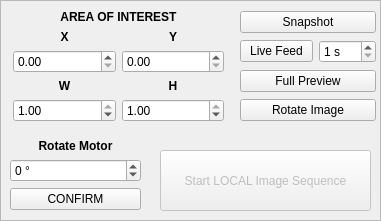
   <widget class="QFrame" name="Misc_Frame">
    <property name="geometry">
     <rect>
      <x>600</x>
      <y>410</y>
      <width>381</width>
      <height>221</height>
     </rect>
    </property>
    <property name="frameShape">
     <enum>QFrame::StyledPanel</enum>
    </property>
    <property name="frameShadow">
     <enum>QFrame::Raised</enum>
    </property>
    <widget class="QWidget" name="verticalLayoutWidget_15">
     <property name="geometry">
      <rect>
       <x>10</x>
       <y>130</y>
       <width>131</width>
       <height>80</height>
      </rect>
     </property>
     <layout class="QVBoxLayout" name="verticalLayout_22">
      <item>
       <spacer name="verticalSpacer_9">
        <property name="orientation">
         <enum>Qt::Vertical</enum>
        </property>
        <property name="sizeHint" stdset="0">
         <size>
          <width>20</width>
          <height>40</height>
         </size>
        </property>
       </spacer>
      </item>
      <item>
       <widget class="QLabel" name="motor_label">
        <property name="text">
         <string>&lt;html&gt;&lt;head/&gt;&lt;body&gt;&lt;p align=&quot;center&quot;&gt;&lt;span style=&quot; font-weight:600;&quot;&gt;Rotate Motor&lt;/span&gt;&lt;/p&gt;&lt;/body&gt;&lt;/html&gt;</string>
        </property>
       </widget>
      </item>
      <item>
       <widget class="QSpinBox" name="motor_spinBox">
        <property name="suffix">
         <string> °</string>
        </property>
        <property name="minimum">
         <number>-180</number>
        </property>
        <property name="maximum">
         <number>180</number>
        </property>
       </widget>
      </item>
      <item>
       <widget class="QPushButton" name="motorConfirm_pushButton">
        <property name="text">
         <string>CONFIRM</string>
        </property>
       </widget>
      </item>
     </layout>
    </widget>
    <widget class="QWidget" name="verticalLayoutWidget_5">
     <property name="geometry">
      <rect>
       <x>240</x>
       <y>10</y>
       <width>136</width>
       <height>114</height>
      </rect>
     </property>
     <layout class="QVBoxLayout" name="verticalLayout_13">
      <item>
       <widget class="QPushButton" name="snapshot_pushButton">
        <property name="enabled">
         <bool>true</bool>
        </property>
        <property name="text">
         <string>Snapshot</string>
        </property>
       </widget>
      </item>
      <item>
       <layout class="QHBoxLayout" name="horizontalLayout_6">
        <item>
         <widget class="QPushButton" name="liveFeed_pushButton">
          <property name="text">
           <string>Live Feed</string>
          </property>
         </widget>
        </item>
        <item>
         <widget class="QSpinBox" name="liveFeed_spinBox">
          <property name="suffix">
           <string> s</string>
          </property>
          <property name="minimum">
           <number>1</number>
          </property>
          <property name="maximum">
           <number>600</number>
          </property>
         </widget>
        </item>
       </layout>
      </item>
      <item>
       <widget class="QPushButton" name="preview_pushButton">
        <property name="enabled">
         <bool>true</bool>
        </property>
        <property name="text">
         <string>Full Preview</string>
        </property>
       </widget>
      </item>
      <item>
       <widget class="QPushButton" name="rotate_pushButton">
        <property name="text">
         <string>Rotate Image</string>
        </property>
       </widget>
      </item>
     </layout>
    </widget>
    <widget class="QWidget" name="verticalLayoutWidget_4">
     <property name="geometry">
      <rect>
       <x>13</x>
       <y>10</y>
       <width>211</width>
       <height>111</height>
      </rect>
     </property>
     <layout class="QVBoxLayout" name="verticalLayout_12">
      <item>
       <widget class="QLabel" name="AOI_label_3">
        <property name="text">
         <string>&lt;html&gt;&lt;head/&gt;&lt;body&gt;&lt;p align=&quot;center&quot;&gt;&lt;span style=&quot; font-weight:600;&quot;&gt;AREA OF INTEREST&lt;/span&gt;&lt;/p&gt;&lt;/body&gt;&lt;/html&gt;</string>
        </property>
       </widget>
      </item>
      <item>
       <layout class="QGridLayout" name="gridLayout_3">
        <item row="2" column="0">
         <widget class="QDoubleSpinBox" name="AOIX_doubleSpinBox">
          <property name="maximum">
           <double>1.000000000000000</double>
          </property>
          <property name="singleStep">
           <double>0.100000000000000</double>
          </property>
         </widget>
        </item>
        <item row="2" column="1">
         <widget class="QDoubleSpinBox" name="AOIY_doubleSpinBox">
          <property name="maximum">
           <double>1.000000000000000</double>
          </property>
          <property name="singleStep">
           <double>0.100000000000000</double>
          </property>
         </widget>
        </item>
        <item row="1" column="0">
         <widget class="QLabel" name="AOIX_label">
          <property name="text">
           <string>&lt;html&gt;&lt;head/&gt;&lt;body&gt;&lt;p align=&quot;center&quot;&gt;&lt;span style=&quot; font-weight:600;&quot;&gt;X&lt;/span&gt;&lt;/p&gt;&lt;/body&gt;&lt;/html&gt;</string>
          </property>
         </widget>
        </item>
        <item row="1" column="1">
         <widget class="QLabel" name="AOIY_label">
          <property name="text">
           <string>&lt;html&gt;&lt;head/&gt;&lt;body&gt;&lt;p align=&quot;center&quot;&gt;&lt;span style=&quot; font-weight:600;&quot;&gt;Y&lt;/span&gt;&lt;/p&gt;&lt;/body&gt;&lt;/html&gt;</string>
          </property>
         </widget>
        </item>
        <item row="5" column="1">
         <widget class="QLabel" name="AOIH_label">
          <property name="text">
           <string>&lt;html&gt;&lt;head/&gt;&lt;body&gt;&lt;p align=&quot;center&quot;&gt;&lt;span style=&quot; font-weight:600;&quot;&gt;H&lt;/span&gt;&lt;/p&gt;&lt;/body&gt;&lt;/html&gt;</string>
          </property>
         </widget>
        </item>
        <item row="6" column="1">
         <widget class="QDoubleSpinBox" name="AOIH_doubleSpinBox">
          <property name="maximum">
           <double>1.000000000000000</double>
          </property>
          <property name="singleStep">
           <double>0.100000000000000</double>
          </property>
          <property name="value">
           <double>1.000000000000000</double>
          </property>
         </widget>
        </item>
        <item row="5" column="0">
         <widget class="QLabel" name="AOIW_label">
          <property name="text">
           <string>&lt;html&gt;&lt;head/&gt;&lt;body&gt;&lt;p align=&quot;center&quot;&gt;&lt;span style=&quot; font-weight:600;&quot;&gt;W&lt;/span&gt;&lt;/p&gt;&lt;/body&gt;&lt;/html&gt;</string>
          </property>
         </widget>
        </item>
        <item row="6" column="0">
         <widget class="QDoubleSpinBox" name="AOIW_doubleSpinBox">
          <property name="maximum">
           <double>1.000000000000000</double>
          </property>
          <property name="singleStep">
           <double>0.100000000000000</double>
          </property>
          <property name="value">
           <double>1.000000000000000</double>
          </property>
         </widget>
        </item>
       </layout>
      </item>
     </layout>
    </widget>
    <widget class="QPushButton" name="startRoutines_pushButton">
     <property name="enabled">
      <bool>false</bool>
     </property>
     <property name="geometry">
      <rect>
       <x>160</x>
       <y>150</y>
       <width>211</width>
       <height>61</height>
      </rect>
     </property>
     <property name="text">
      <string>Start LOCAL Image Sequence</string>
     </property>
    </widget>
   </widget>
